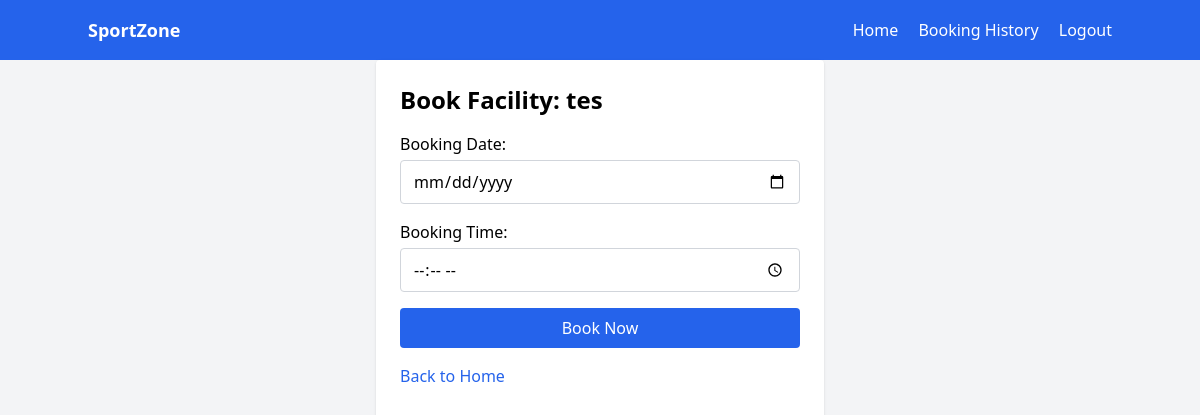
Before: /booking.php?facility_id=9 (signed in) with the older database file.
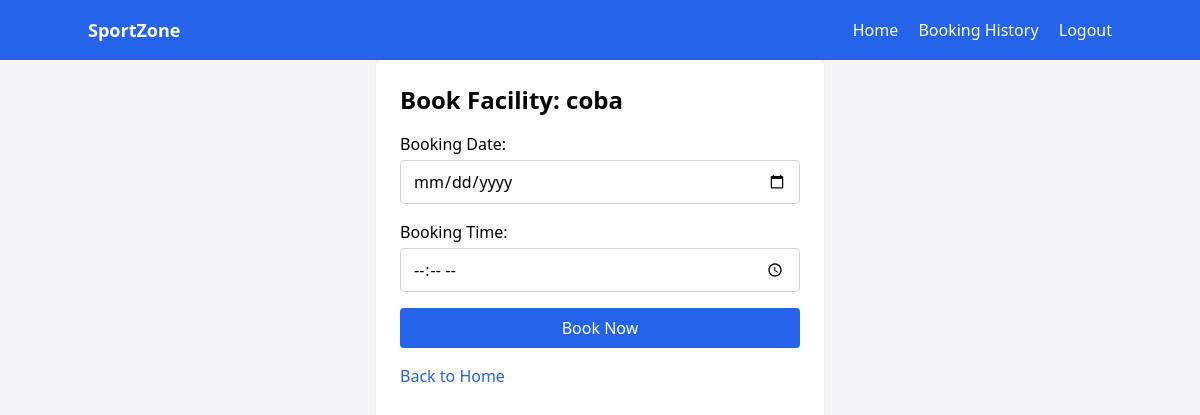
After: the same page with the newer database file.
### tables this page shows
CREATE TABLE `facilities` (
  `id` int NOT NULL AUTO_INCREMENT,
  `name` varchar(100) NOT NULL,
  `description` text,
  `price` decimal(10,2) NOT NULL,
  `available` tinyint(1) DEFAULT '1',
  `created_at` timestamp NULL DEFAULT CURRENT_TIMESTAMP,
  PRIMARY KEY (`id`)
);

### booking.php (the view, shortened to what this page needs)
<?php
require 'config/init.php';
$facility_id = $_GET['facility_id'] ?? null;
try {
    $stmt = $pdo->prepare('SELECT * FROM facilities WHERE id = ? AND available = TRUE');
    $stmt->execute([$facility_id]);
    $facility = $stmt->fetch();
} catch (PDOException $e) {
    die("Database query error: " . $e->getMessage());
}
?>
<!DOCTYPE html>
<html lang="en">
<head>
    <script src="https://cdn.tailwindcss.com"></script>
</head>
<body class="bg-gray-100 min-h-screen flex flex-col">
    <?php include 'navbar.php'; ?>
    <main class="container mx-auto flex-grow p-6 max-w-md bg-white rounded shadow">
        <h2 class="text-2xl font-semibold mb-4">Book Facility: <?php echo htmlspecialchars($facility['name']); ?></h2>
        <form method="post" action="booking.php?facility_id=<?php echo $facility_id; ?>" class="space-y-4">
            <div>
                <label class="block mb-1 font-medium">Booking Date:</label>
                <input type="date" name="booking_date" required
                    class="w-full border border-gray-300 rounded px-3 py-2 focus:outline-none focus:ring-2 focus:ring-blue-500" />
            </div>
            <div>
                <label class="block mb-1 font-medium">Booking Time:</label>
                <input type="time" name="booking_time" required
                    class="w-full border border-gray-300 rounded px-3 py-2 focus:outline-none focus:ring-2 focus:ring-blue-500" />
            </div>
            <button type="submit" class="w-full bg-blue-600 text-white py-2 rounded hover:bg-blue-700">Book Now</button>
        </form>
        <p class="mt-4"><a href="home.php" class="text-blue-600 hover:underline">Back to Home</a></p>
    </main>
</body>
</html>

Changed rows visible on the page:
changed facilities: name "tes" → "coba"
